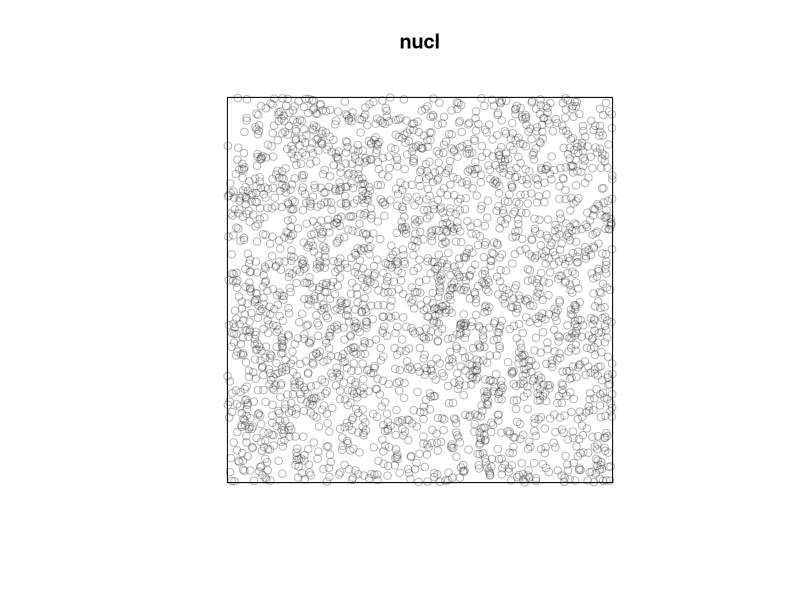

The R script that drew this image: (Note: this script raises an error after producing the figure.)
######################################################################
#Physical parameters:
#lambda: nucleation rate or average nucleates per area
#alpha: condensation rate or the constant factor of radius 
#       as function of time (assume constant incoming volume rate)
#h: height of edge of simulation
#w: width of edge of simulation 
#rcr: critical radius for droplets depart
#dr: repulsive distance for nucleation
#nuclr: nucleation radius (nuclr<dr)
#theta: contact angle
#dt: default time step for evolving

######################################################################
#Relation between physical parameters:
#The alpha and c(lambda,nuclr,dt) should have some constriction, 
#   because the growth rate by nucleation or condensation should
#   be governed by some physical laws
#The rcr should much smaller than c(h,w)
#The nuclr should be a very small number
#The dr should smaller than rcr but larger than nuclr

######################################################################
# Functions:
# Crea_drop<-function(ind,t,x,y,inir)
# Dist<-function(p1,p2,h,w)
# Nucl<-function(t,lambda, h, w, dr, nuclr,search.pool)
# Update_coal<-function(ncoal,t,small,big,edge.circ,ds,h,w)
# Grow_Chk_coal_depa<-function(alpha,ncoal,t,dt,h,w,min_dist,rcr)
# Neg_dist<-function(t,ncoal,h,w,depart.list,search.pool)
# Min_dist<-function(t,min_dist,search.pool.min)
# Plot_bf<-function(i,t,h,w)
# Evol<-function(h,w,nstep,lambda,alpha,rcr,dr,dt,nuclr)

######################################################################
# Structure of node, bfobj, and bfallobj:
# node1=list(birt.t=double(),#birth time
#            deat.t=double(),#death time
#            r=double(),#current radius
#            posi=as.vector(double()),#center position
#            log.tr=as.data.frame(as.integer()),#log of time and radius
#            abso.drop=as.vector(),#indices of droplets absorbed to generate this droplet
#            coal=list(coal1=list(ind=as.integer(),#index of coalescence
#                                 coal.t=as.double(),#time of coalescence
#                                 delt.s=as.double(),#drifting distance of coalescence
#                                 invo.drop=as.vector(),#indices of droplets involved in this coalescence
#            ))
# )
# 
# bfallobj<-list(node1=list(birt.t=double(),#birth time
#                           deat.t=double(),#death time
#                           r=double(),#current radius
#                           posi=as.vector(double()),#center position
#                           log.tr=as.data.frame(),#log of time and radius
#                           abso.drop=as.vector(),#indices of droplets absorbed to generate this droplet
#                           coal=list(coal1=list(ind=as.integer(),#index of coalescence
#                                                coal.t=as.double(),#time of coalescence
#                                                delt.s=as.double(),#drifting distance of coalescence
#                                                invo.drop=as.vector(),#indices of droplets involved in this coalescence
#                                                ))
#                           )
#               )
# 
# bfobj<-list(node1=list(   birt.t=double(),#birth time
#                           deat.t=double(),#death time
#                           r=double(),#current radius
#                           posi=as.vector(double()),#center position
#                           log.tr=as.data.frame(),#log of time and radius
#                           abso.drop=as.vector(),#indices of droplets absorbed to generate this droplet
#                           coal=list(coal1=list(ind=as.integer(),#index of coalescence
#                                                coal.t=as.double(),#time of coalescence
#                                                delt.s=as.double(),#drifting distance of coalescence
#                                                invo.drop=as.vector(),#indices of droplets involved in this coalescence
#                           ))
# )
# )


library(spatstat)
library(plotrix)
#project2set
#rHardcore
#summary.ppp
#nndist

######################################################################
#create a element of bfobj or bfallobj as a list
Crea_drop<-function(ind,t,x,y,inir)
{
  stopifnot(is.integer(ind))
  node=list( ind=ind, #index of droplet
             birt.t=t,#birth time
             deat.t=-1,#death time
             jump.t=-1,#jump time
             r=inir,#current radius
             posi=c(x,y),#center position
             log.tr=as.data.frame("t"=t,"x"=x,"y"=y,"inir"=inir),#log of time, position, and radius
             abso.drop=as.vector(as.integer()),#indices of droplets absorbed to generate this droplet
             coal=list(coal1=list(ind=as.integer(),#index of coalescence
                                  coal.t=as.double(),#time of coalescence
                                  delt.s=as.double(),#drifting distance of coalescence
                                  invo.drop=as.vector(as.double())#indices of droplets involved in this coalescence
             ))
  )
  print(node)
  return(node)           
}


######################################################################
#Check distance of two points in a rectangle of w*l
#The distance should be periodically defined: meaning
#if the point near the opposite edges of the window 
#should also be checked in terms of center distance
#By using different Dist function, we can obmit the edge effect. The distribution would be different.
Dist<-function(p1,p2,h,w)
{
  dist0<-sqrt(sum((p1-p2)^2))
  distw<-sqrt(sum((c(w,0)-(p1-p2))^2))
  disth<-sqrt(sum((c(0,h)-(p1-p2))^2))
  if (dist0<distw & dist0<disth) return(c(0,0,dist0))
  else
  {
    if (distw<disth) return(c(1,0,distw))
    else return(c(0,1,disth))
  }
}

######################################################################
#Nucleation function: Generate nucleation and 
#check if nucleated droplets fall in repulsive 
#ranges of previous droplets
#the search.pool as input is used for fast calculating min_dist
#?what does stationary distribution mean in the function?
Nucl<-function(t,lambda, h, w, dr, nuclr,search.pool)
{
  #bfobj is the list of points currently existing
  #ndropall is the number of droplets in bfallobj
  #ndrop is the number of droplets in bfobj
  ndrop<-length(bfobj)
  ndropall<-length(bfallobj)
  #this can also change to Poisson process
  nucl<-rMaternII(lambda,dr,win=owin(c(0,w),c(0,h)),stationary = T)
  plot(nucl)
  if (length(bfobj)==0)
  {
    ndrop=ndrop+1L
    ndropall=ndropall+1L
    search.pool=c(search.pool,ndropall)
    #The name of Crea_drop wouldn't be passed, so that first asign element; then change name
    bfobj<<-c(bfobj,Crea_drop(ndropall,t,nucl$x[1],nucl$y[1],nuclr))
    names(bfobj)[ndrop]<<-as.character(ndropall)
  }
  for (i in 2:nucl$n)
  {
    ndrop<-length(bfobj)
    flag.thin=0 #thin or not
    for (j in 1:ndrop)
    {
      if (Dist(c(nucl$x[i],nucl$y[i]),bfobj[j]$posi,h,w)[3]<=nuclr+dr+bfobj[j]$r)
      {
        flag.thin=1
        break
      }
    }
    if (flag.thin==0)
    {
      ndrop=ndrop+1L
      ndropall=ndropall+1L
      search.pool=c(search.pool,ndropall)
      #The name of Crea_drop wouldn't be passed, so that first asign element; then change name
      bfobj[ndrop]<<-Crea_drop(ndropall,t,nucl$x[i],nucl$y[i],nuclr)
      names(bfobj)[ndrop]<<-as.character(ndropall)
    }
  }
  return(search.pool)
}

######################################################################
#Update information after one coalescence between two droplets
#Delete the smaller droplet
#Update information for the big droplet in bfobj
#Updata information in bfallobj
Update_coal<-function(ncoal,t,small,big,edge.circ,ds,h,w)
{
  stopifnot(is.integer(ncoal))
  stopifnot(is.integer(small))
  stopifnot(is.integer(big))
  #convert the index number to character
  small=as.character(small)
  big=as.character(big)
  #update information for the small droplet after a coalescence
  bfobj[small]$deat.t<<-t
  bfobj[small]$log.tr<<-rbind(bfobj[small]$log.tr,c(t,bfobj[small]$r))
  coalall[ncoal]<<-list(ind=ncoal,t=t,invo.drop=rbind(invo.drop,c(i,j)),delt.s=ds)#invo.drop initially is NULL
  names(coalall)[ncoal]<<-as.character(ncoal)
  bfobj[small]$coal[length(bfobj[small]$coal)+1L]<<-coalall[ncoal]
  #update information for the big droplet after a coalescence
  bfobj[big]$r<<-((bfobj[small]$r+bfobj[big]$r)^3)^(1/3)
  #Consider the circlic effect
  if (edge.circ[1]==0 & edge.circ[2]==0)
  {
    #mass weighted average center position as the new position
    bfobj[big]$posi<<-bfobj[big]$posi+(bfobj[small]$posi-bfobj[big]$posi)*bfobj[small]$r^3/(bfobj[small]$r^3+bfobj[big]$r^3)
  }
  else
  {
    if (edge.circ[1]==1)
    {
      bfobj[big]$posi<<-(bfobj[big]$posi+(bfobj[small]$posi-bfobj[big]$posi-c(w,0)*sign(bfobj[small]$posi[1]-bfobj[big]$posi[1]))*bfobj[small]$r^3/(bfobj[small]$r^3+bfobj[big]$r^3))%%w
    }
    else #edge.circ[2]==1
    {
      bfobj[big]$posi<<-(bfobj[big]$posi+(bfobj[small]$posi-bfobj[big]$posi-c(0,h)*sign(bfobj[small]$posi[2]-bfobj[big]$posi[2]))*bfobj[small]$r^3/(bfobj[small]$r^3+bfobj[big]$r^3))%%h
    }
  }
  bfobj[big]$log.tr<<-rbind(bfobj[big]$log.tr,t=t,x=bfobj[big]$posi[1],y=bfobj[big]$posi[2],bfobj[big]$r)
  bfobj[big]$coal[length(bfobj[big]$coal)+1L]<<-coalall[ncoal]
#   bfallobj[names(bfobj)]<<-bfobj
#   bfobj<<-bfobj[!(names(bfobj) %in% as.character(delete.list))]
}

######################################################################
#Check if there is any coalescence should have happened
#in time interval [t,t+dt]: if does, return a new dt, the
#time elapsed until the first coalescence in this time
#interval, since the last calculated time t.
#First grow; then check coalescence; then check departure. 
#Update the bfobj (growth & coalescence).
Grow_Chk_coal_depa<-function(alpha,ncoal,t,dt,h,w,min_dist,rcr)
{
  ncoal.old=ncoal
  ######################################################################
  #for potential coalescence happening in time interval [t,t+dt]
  if (min_dist[1,5]>2*alpha*dt) #there is no coalescence in time interval [t,t+dt]
  {
    for (i in 1:length(bfobj))
    {
      #Note that condensation couldn't result in departure
      bfobj[i]$r<<-bfobj[i]$r+alpha*dt
      bfobj[i]$log.rt<<-rbind(bfobj[i]$log.rt,c(t+dt,bfobj[i]$r))
    }
    for (i in 1:nrow(min_dist))
    {
      min_dist[i,5]=min_dist[i,5]-2*alpha*dt
    }
    search.pool=as.vector(min_dist[,1:2])
    return(list(num_coal=ncoal-ncoal.old,dt,min_dist,search.pool))
  }
  else #there is some coalescence in time interval [t,t+dt]; update dt to dtp; update droplet radius to time t+dtp
  {
    search.pool.new=NULL #only droplets coalesced need to be checked (put into search.pool.new)
    delete.list=NULL #those absorbed droplets need to be deleted from bfobj
    depart.list=NULL #if, after coalesecence, radius is larger than rcr, the droplet departs from the substrate
    #Because every droplet can only appear once in min_dist, so that I don't need worry about
    #whether previous coalescence would result in the case of unphysical later coalescence
    #where droplet-pair distance is larger than zero
    for (i in 1:nrow(min_dist))
    {      
      ncoal=ncoal+1L
      dtp=min_dist[1,5]/2/alpha
      bfobj[as.character(min_dist[i,1])]$r<<-bfobj[as.character(min_dist[i,1])]$r+alpha*dtp
      bfobj[as.character(min_dist[i,2])]$r<<-bfobj[as.character(min_dist[i,2])]$r+alpha*dtp
      #The larger drop before coalescence stay. The smaller one is regarded as absorbed
      if (bfobj[as.character(min_dist[i,1])]$r<bfobj[as.character(min_dist[i,2])]$r)
      {
        small=min_dist[i,1]
        big=min_dist[i,2]         
      }
      else
      {
        small=min_dist[i,2]
        big=min_dist[i,1]
      }
      #update information for both droplets
      Update_coal(ncoal,t=t+dtp,small,big,min_dist[i,3:4],ds = 0,h,w)
      #Check if the radius after coalescence is larger than rcr
      #If does, the drop jump away
      #Otherwise, it stays
      if (bfobj[as.character(big)]$r>rcr)
      {
        depart.list=c(depart.list,bfobj[as.character(big)]$ind) #included those departed
        search.pool.new=c(search.pool.new,big)
        delete.list=c(delete.list,c(small)) #included those absorbed
      }
      else
      {
        search.pool.new=c(search.pool.new,big)
        delete.list=c(delete.list,small)
      }
    }
    bfallobj[names(bfobj)]<<-bfobj
    bfobj<<-bfobj[!(names(bfobj) %in% as.character(delete.list))]
    ######################################################################
    #Check if there is still some coalescence because of previous drop-pair coalescence
    #need to happen using Neg_dist
    search.pool=search.pool.new
    Neg_dist_info=Neg_dist(t+dtp,ncoal,h,w,search.pool)
    ncoal=ncoal+Neg_dist_info[1]
    depart.list=Neg_dist_info[2]
    ######################################################################
    #Find min_dist after coalescence (a new breath figure)
    #Once coalescence happen, min_dist should be calculated over all existing droplets
    min_dist0=matrix(c(-1,-1,0,0,max(h,w)),nrow=1)
    min_dist=min_dist0
    Min_dist_info<-Min_dist(t,min_dist,as.integer(names(bfobj)))
    min_dist=Min_dist_info[1]
    #search.pool.min is a search pool for finding minimum gap in droplet pattern
    search.pool.min=Min_dist_info[2]
    ######################################################################
    return(list(num_coal=ncoal-ncoal.old,dtp,min_dist,depart.list,search.pool.min))
  }
}

######################################################################
#Find neg_dist at time t. neg_dist indicate coalescence
#Update bfobj if there is some coalescence
#Stop when no coalescence happens at time t
Neg_dist<-function(t,ncoal,h,w,depart.list,search.pool)
{
  ncoal.old=ncoal
  repeat{
    ndrop=length(bfobj)
    #only those coalesced droplets need to be checked in the next loop (search.pool.new)
    search.pool.new=NULL
    neg_dist=NULL
    #check if there is negative distance
    for (i in 1:ndrop)
    {
      for (j in search.pool[as.character(search.pool) %in% names(bfobj)(i+1L:ndrop)])
      {
        #if the two droplets for distance calculation are the same, move to the next iteration
        if (bfobj[i]$ind==bfobj[as.character(j)]$ind) {next}
        cal_dist=Dist(bfobj[i]$posi,bfobj[as.character(j)]$posi,h,w)
        gap=cal_dist[3]-bfobj[i]$r-bfobj[as.character(j)]$r
        if(gap<=0)
        {
          neg_dist=rbind(neg_dist,c(bfobj[i]$ind,bfobj[as.character(j)]$ind,cal_dist))
        }
      }
    }
    
    if (is.null(neg_dist)) #a valid breath figure; nothing needs to change
    {
      break
    }
    else #some coalescence need to happen
    {
      ######################################################################
      #Sort the neg_dist so that droplets can only appear once in search.pool.neg or neg_dist
      search.pool.neg=as.vector(neg_dist[1,1:2])
      delete.pair=NULL
      for (i in 2:nrow(neg_dist))
      {
        if (sum(neg_dist[i,1:2] %in% search.pool.neg))
        {
          delete.pair=c(delete.pair,i)
        }
        else
        {
          search.pool.neg=c(search.pool.neg,as.vector(neg_dist[i,1:2]))
        }
      }
      if (!is.null(delete.pair))
      {
        neg_dist=neg_dist[-delete.pair,]
      }
      ######################################################################
      delete.list=NULL
      for (i in 1:nrow(neg_dist))
      {
        ncoal=ncoal+1L
        if (bfobj[as.character(neg_dist[i,1])]$r<bfobj[as.character(neg_dist[i,2])]$r)
        {
          small=neg_dist[i,1]
          big=neg_dist[i,2]         
        }
        else
        {
          small=neg_dist[i,2]
          big=neg_dist[i,1]
        }
        #update information for both droplets
        Update_coal(ncoal,t=t+dtp,small,big,neg_dist[i,3:4],ds = 0,h,w)
        #Check if the radius after coalescence is larger than rcr
        #If does, the drop jump away
        #Otherwise, it stays
        if (bfobj[as.character(big)]$r>rcr)
        {
          #Only include the droplet jump at the last time
          if (!((small %in% depart.list)|(big %in% depart.list)))
          {
            depart.list=c(depart.list,big) #included those departed
          }
          else
          {
            if (small %in% depart.list)
            {
              stopifnot(big %in% depart.list)
              depart.list=depart.list[depart.list[]!=small]
            }
            else
            {
              if(!(big %in% depart.list))
              {
                depart.list=c(depart.list,big)
              }
            }
          }
        }
        search.pool.new=c(search.pool.new,big)
        delete.list=c(delete.list,c(small)) #included those absorbed
      }
      search.pool=search.pool.new
      stopifnot(!is.null(delete.list))
      bfallobj[names(bfobj)]<<-bfobj
      bfobj<<-bfobj[!(names(bfobj) %in% as.character(delete.list))]
    }
  }
  return(list(num_coal=ncoal-ncoal.old,depart.list))
}

######################################################################
#Find min_dist after nucleation
Min_dist<-function(t,min_dist,search.pool.min)
{
  ndrop=length(bfobj)
  #find the minimum non-negative distance among the droplet pattern
  for (i in 1:ndrop)
  {
    for (j in search.pool.min[as.character(search.pool.min) %in% names(bfobj)(i+1L:ndrop)])
    {
      if (bfobj[i]$ind==bfobj[as.character(j)]$ind) {next}
      cal_dist=Dist(bfobj[i]$posi,bfobj[as.character(j)]$posi,h,w)
      gap=cal_dist[3]-bfobj[i]$r-bfobj[as.character(j)]$r
      stopifnot(gap>=0)
      if (gap<min_dist[1,5])
      {
        min_dist=matrix(c(bfobj[i]$ind,bfobj[as.character(j)]$ind,cal.dist[1:2],gap),nrow=1)
      }
      else
      {
        if (gap==min_dist[1,5])
        {
          min_dist=rbind(min_dist,c(bfobj[i]$ind,bfobj[as.character(j)]$ind,cal.dist[1:2],gap))
        }
      }
    }
  }
  #Sort the min_dist so that droplets can only appear once in search.pool.min or min_dist
  search.pool.min=as.vector(min_dist[1,1:2])
  delete.pair=NULL
  for (i in 2:nrow(min_dist))
  {
    if (sum(min_dist[i,1:2] %in% search.pool.min))
    {
      delete.pair=c(delete.pair,i)
    }
    else
    {
      search.pool.min=c(search.pool.min,as.vector(min_dist[i,1:2]))
    }
  }
  if (!is.null(delete.pair))
  {
    min_dist=min_dist[-delete.pair,]
  }
  search.pool.min=as.vector(min_dist[,1:2])
  return(list(min_dist,search.pool.min))
}

######################################################################
#Plot the frame of current time t
Plot_bf<-function(i,t,h,w)
{
  setwd("C:/My Life Style/Courses of Statistics/STA 561 Probability Machine Learning/Project/R-code/image")
  pdf(paste0(i,"-",t,".pdf"))
  plot.new()
  plot.window(xlim=c(0,w),ylim=c(0,h),xaxs="i",yaxs="i")
  box()
  title(mian=paste0(i,"-",t))
  drop.info=NULL
  for (i in 1:length(bfobj))
  {
    drop.info.i=c(bfobj[i]$ind,bfobj[i]$posi,bfobj[i]$r)
    #if droplet exceed left and right boundaries
    if (bfobj[i]$posi[1]-bfobj[i]$r<0)
    {
      drop.info.i=rbind(drop.info.i,c(bfobj[i]$ind,bfobj[i]$posi+c(w,0),bfobj[i]$r))
    }
    else
    {
      if (bfobj[i]$posi[1]+bfobj[i]$r>w)
      {
        drop.info.i=rbind(drop.info.i,c(bfobj[i]$ind,bfobj[i]$posi+c(-w,0),bfobj[i]$r))
      }
    }
    
    if (bfobj[i]$posi[2]-bfobj[i]$r<0)
    {
      drop.info.i=rbind(drop.info.i,c(bfobj[i]$ind,bfobj[i]$posi+c(0,h),bfobj[i]$r))
    }
    else
    {
      if (bfobj[i]$posi[2]+bfobj[i]$r>h)
      {
        drop.info.i=rbind(drop.info.i,c(bfobj[i]$ind,bfobj[i]$posi+c(0,-h),bfobj[i]$r))
      }
    }
    
    drop.info=rbind(drop.info,drop.info.i)
  }
  draw.circle(drop.info[,2],drop.info[,3],drop.info[,4],
              border = "blue",
              col = color.scale(drop.info[,2],0,0,1,alpha = 0.5))
  dev.off()
}

######################################################################
#Evolve in between two calculated time
#nstep: total step of evolution
Evol<-function(h,w,nstep,lambda,alpha,rcr,dr,dt,nuclr)
{
  ######################################################################
  #Nucleation (routine)
  search.pool.min=NULL
  search.pool.min=Nucl(t,lambda,h,w,dr,nuclr,search.pool.min)
  #ncoal=ncoal+Neg_dist(t,ncoal,h,w,search.pool)
  ######################################################################
  #Find initial min_dist
  min_dist0=matrix(c(-1,-1,0,0,max(h,w)),nrow=1)
  min_dist=min_dist0
  Min_dist_info<-Min_dist(t,min_dist,search.pool.min)
  min_dist=Min_dist_info[1]
  #search.pool.min=Min_dist_info[2]
  ######################################################################
  bfallobj[names(bfobj)]<<-bfobj
  for (i in 1:nstep)
  {
    ######################################################################
    #Grow (condense) and check if there is coalescence happen between [t,t+dtp]
    coalinfo<-Grow_Chk_coal_depa(alpha,ncoal,t,dt,h,w,min_dist,rcr)
    coalseq<<-c(coalseq,coalinfo[1])
    ncoal<<-ncoal+coalinfo[1]
    dtp=coalinfo[2]
    min_dist=coalinfo[3]
    depart.list<<-c(depart.list,coalinfo[4])
    search.pool.min=coalinfo[5]
    ######################################################################
    #Nucleation (routine)
    t<<-t+dtp
    tseq<<-c(tseq,t)
    search.pool.min=Nucl(t,lambda,h,w,t,dr,nuclr,search.pool.min)
    ######################################################################
    #Find min_dist after nucleation for preparation of next round Grow_Chk_coal
    #only need to go through those droplets in preivous min_dist and newly nucleated
    #but the minimum distance may be higher, so that should start with min_dist0
    min_dist0=matrix(c(-1,-1,0,0,max(h,w)),nrow=1)
    min_dist=min_dist0
    Min_dist_info<-Min_dist(t,min_dist,search.pool.min)
    min_dist=Min_dist_info[1]
    #search.pool.min=Min_dist_info[2]
    ######################################################################
    #store the updtated information into bfallobj
    bfallobj[names(bfobj)]<<-bfobj
    Plot_bf(i,t,h,w)
  }
}


h=5
w=5
nstep=1
lambda=100
alpha=0.1
rcr=0.5
dr=0.01
dt=0.1
nuclr=0.0001


t=0
tseq=t
coalseq=0
ncoal=0
coalall=NULL
depart.list=list()
bfobj=NULL
bfallobj=NULL
coalall=NULL

Evol(h,w,nstep,lambda,alpha,rcr,dr,dt,nuclr)
